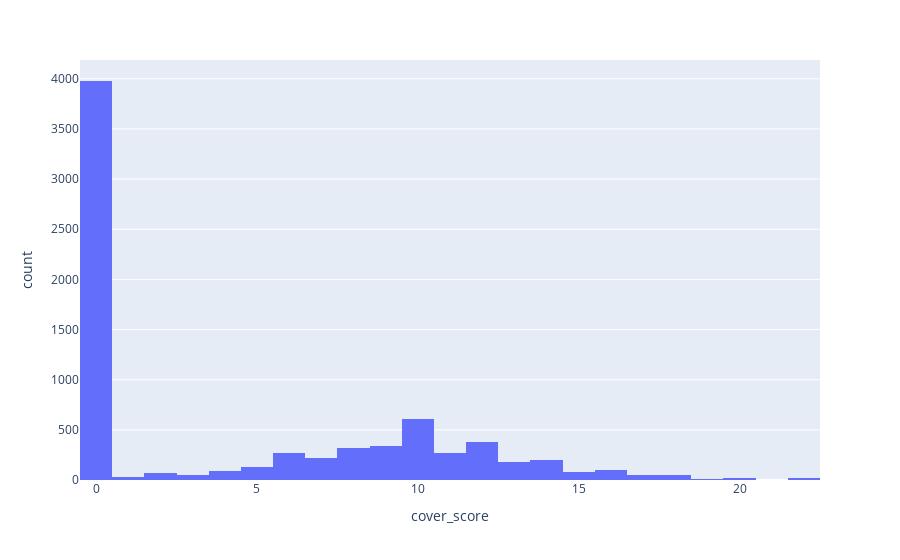

Notebook code cell kept with this figure:
### Markdown cell above
#### Cover_score

### Code cell
import plotly.express as px
df = px.data.tips()
fig = px.histogram(data, x="cover_score")
fig.show()

### Figure 1 — Plotly figure (JSON) as saved in the notebook; plotly's stock layout.template omitted (floating-point values rounded to 4 significant figures; data arrays with more than 128 entries replaced by an {"elided": "..."} marker saying what was removed)
{"data": [{"alignmentgroup": "True", "bingroup": "x", "hovertemplate": "cover_score=%{x}<br>count=%{y}<extra></extra>", "legendgroup": "", "marker": {"color": "#636efa"}, "name": "", "offsetgroup": "", "orientation": "v", "showlegend": false, "type": "histogram", "x": {"elided": "7450 int values"}, "xaxis": "x", "yaxis": "y"}], "layout": {"barmode": "relative", "legend": {"tracegroupgap": 0}, "margin": {"t": 60}, "xaxis": {"anchor": "y", "domain": [0, 1], "title": {"text": "cover_score"}}, "yaxis": {"anchor": "x", "domain": [0, 1], "title": {"text": "count"}}}}
